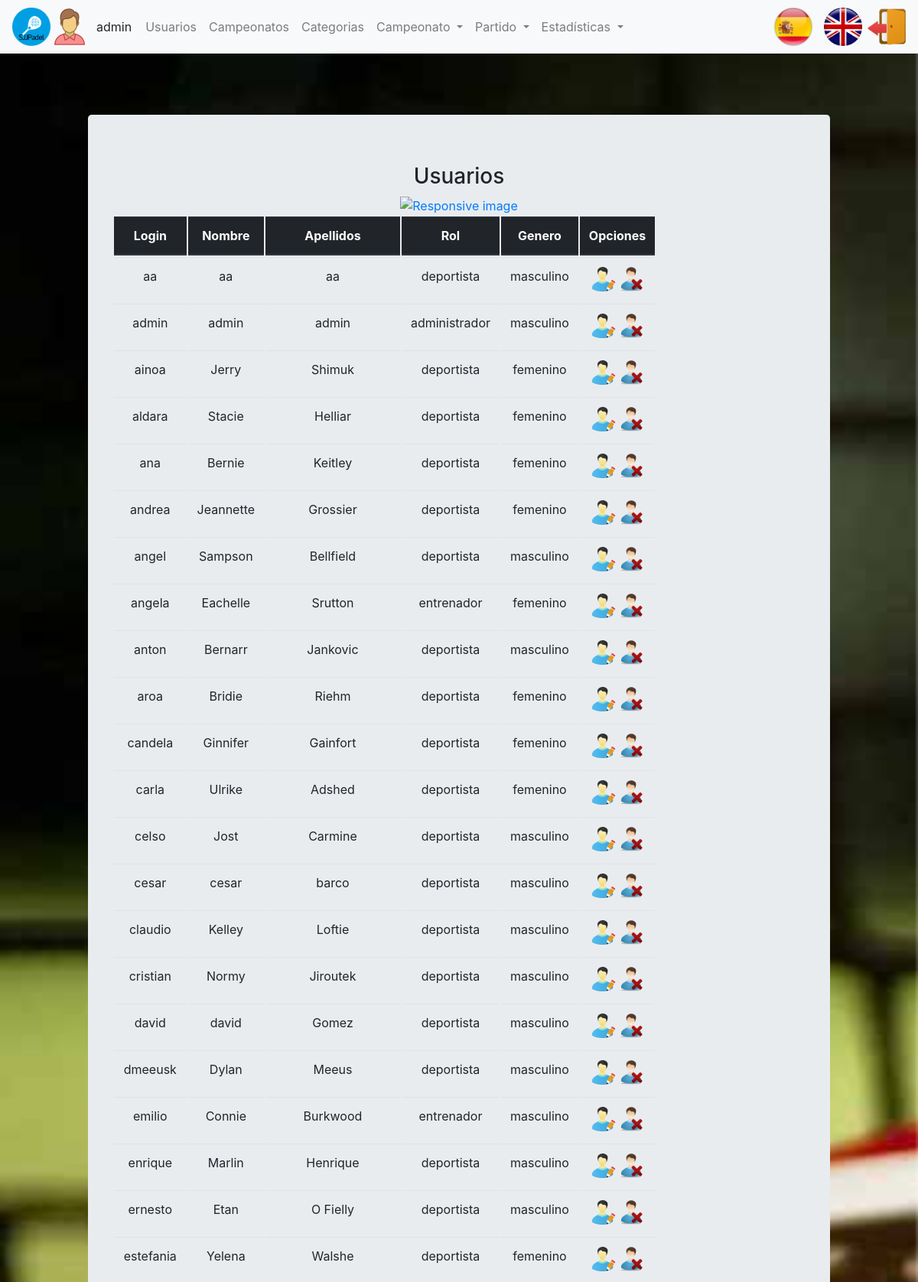
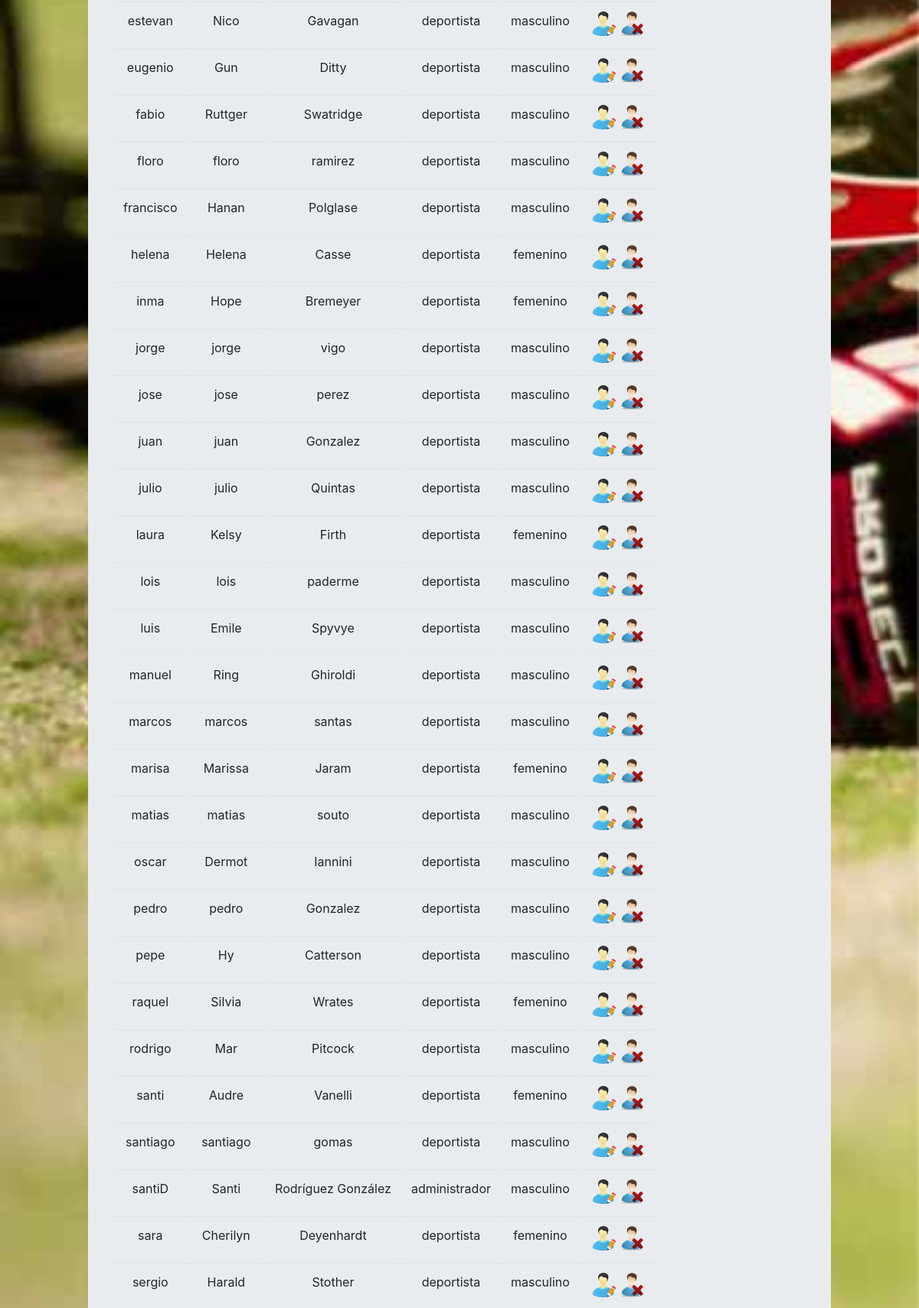
Page /index.php?controller=users&action=showall (signed in, upper part) on the earlier database version (2 pictures, top to bottom).
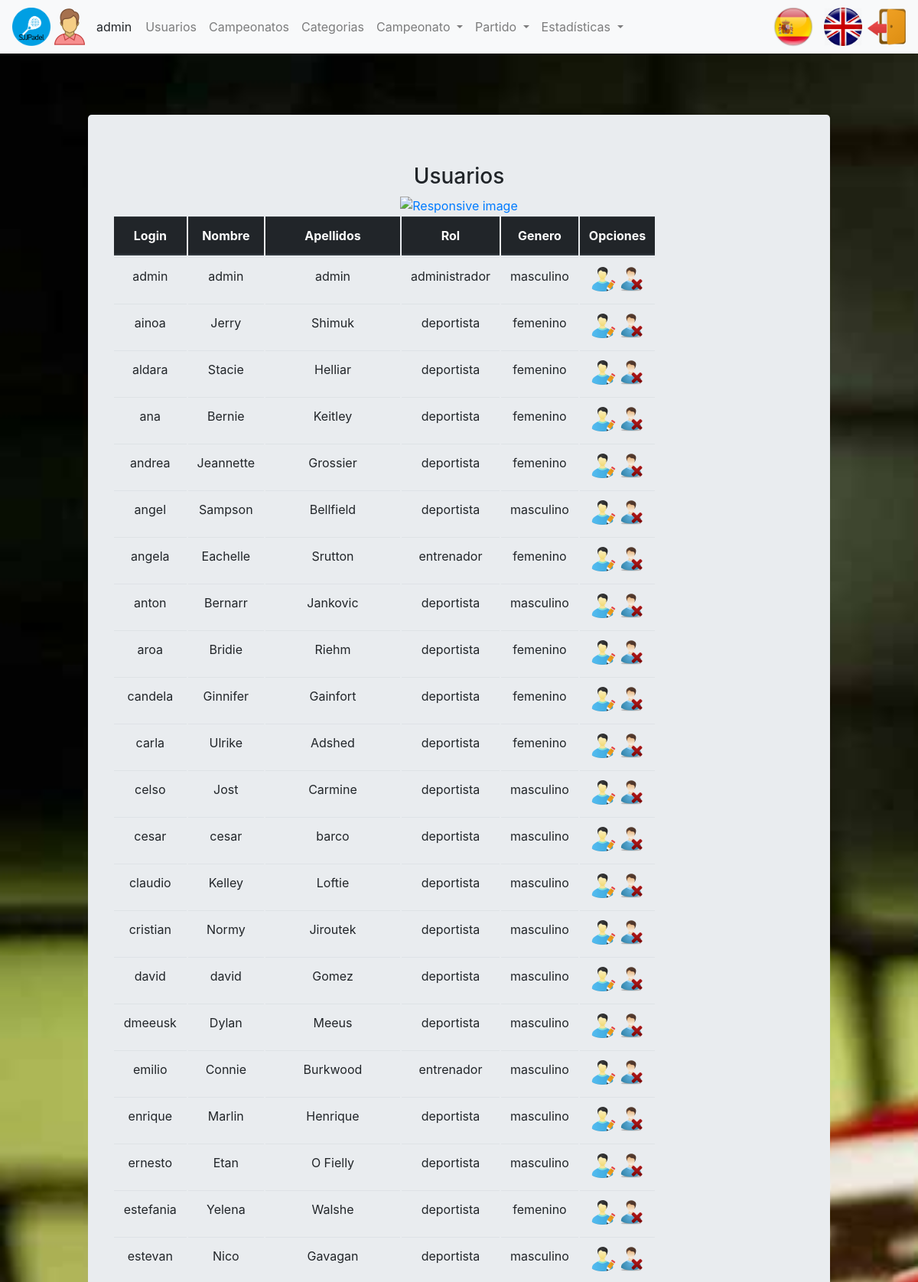
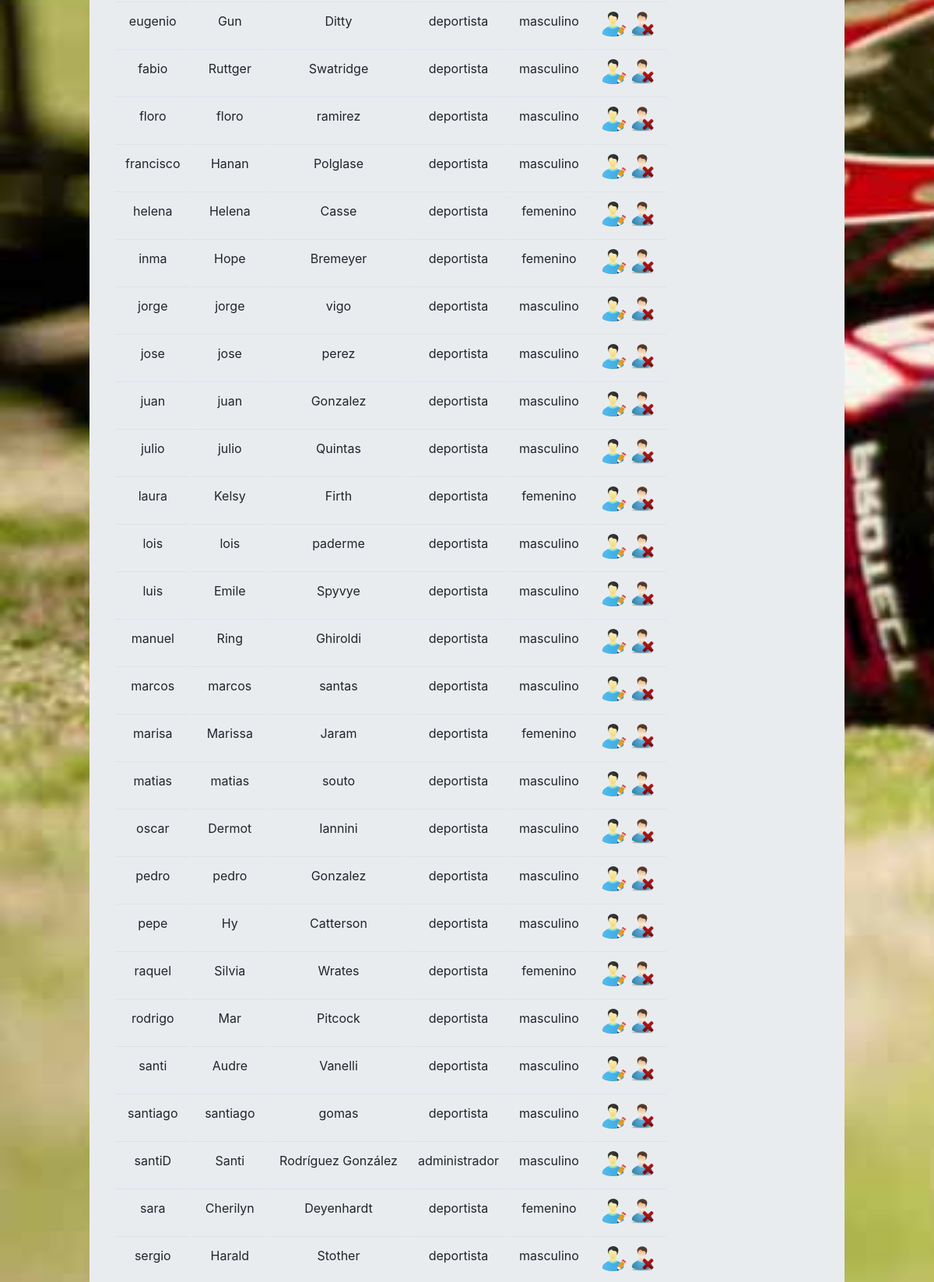
Same page on the later database version (2 pictures, top to bottom).
### tables this page shows
CREATE TABLE `usuario` (
  `login` varchar(20) NOT NULL,
  `nombre` varchar(20) NOT NULL,
  `apellidos` varchar(45) DEFAULT NULL,
  `pass` varchar(20) DEFAULT NULL,
  `rol` char(1) DEFAULT NULL,
  `genero` varchar(10) DEFAULT NULL
);

### core/ViewManager.php (called while the page is built, shortened)
<?php
class ViewManager
{
    private $fragmentContents = array();
    private $variables = array();
    private $currentFragment = self::DEFAULT_FRAGMENT;
    private $layout = "default";
    private function saveCurrentFragment()
    {
        $this->fragmentContents[$this->currentFragment] .= ob_get_contents();
    }
    public function moveToFragment($name)
    {
        $this->currentFragment = $name;
    }
    public function getFragment($fragment, $default = "")
    {
        if (! isset($this->fragmentContents[$fragment])) {
            return $default;
        }
        return $this->fragmentContents[$fragment];
    }
    public function setVariable($varname, $value, $flash = false)
    {
        $this->variables[$varname] = $value;
    }
    public function getVariable($varname, $default = NULL)
    {
        if (! isset($this->variables[$varname])) {
            return $default;
        }
        return $this->variables[$varname];
    }
    public function render($controller, $viewname)
    {
        include (__DIR__ . "/../view/$controller/$viewname.php");
        $this->renderLayout();
    }
    private function renderLayout()
    {
        include (__DIR__ . "/../view/layouts/" . $this->layout . ".php");
    }
    private static $viewmanager_singleton = NULL;
    public static function getInstance()
    {
        if (self::$viewmanager_singleton == null) {
            self::$viewmanager_singleton = new ViewManager();
        }
        return self::$viewmanager_singleton;
    }
}

### controller/UsersController.php (called while the page is built, shortened)
<?php
require_once (__DIR__ . "/../core/ViewManager.php");
require_once (__DIR__ . "/../core/I18n.php");
require_once (__DIR__ . "/../model/User.php");
require_once (__DIR__ . "/../model/UserMapper.php");
require_once (__DIR__ . "/../controller/BaseController.php");
class UsersController extends BaseController
{
    public function __construct()
    {
        parent::__construct();
    }
    public function showall()
    {
        $userMapper = new UserMapper();
        $usuarios = $userMapper->getUsuarios();
        $this->view->setVariable("usuarios", $usuarios);
        $this->view->render("users", "showall");
    }
}

### index.php (called while the page is built, shortened)
<?php
function run()
{
    try {
        $controller = loadController($_GET["controller"]);
        $actionName = $_GET["action"];
        $controller->$actionName();
    } catch (Exception $ex) {
        die("An exception occured!!!!!" . $ex->getMessage());
    }
}
function loadController($controllerName)
{
    return new $controllerClassName();
}
run();
?>

### core/I18n.php (called while the page is built, shortened)
<?php
class I18n
{
    private $messages;
    public function setLanguage($language)
    {
        $this->messages = $i18n_messages;
    }
    public function i18n($key)
    {
        if (isset($this->messages[$key])) {
            return $this->messages[$key];
        } else {
            return $key;
        }
    }
    private static $i18n_singleton = null;
    public static function getInstance()
    {
        if (self::$i18n_singleton == NULL) {
            self::$i18n_singleton = new I18n();
        }
        return self::$i18n_singleton;
    }
}
function i18n($key)
{
    return I18n::getInstance()->i18n($key);
}

### model/User.php (called while the page is built, shortened)
<?php
class User
{
    private $login;
    private $username;
    private $surname;
    private $rol;
    private $gender;
    public function __construct($login = NULL, $username = NULL, $surname = NULL, $pass = NULL, $rol = NULL, $gender = NULL)
    {
        $this->login = $login;
        $this->username = $username;
        $this->surname = $surname;
        $this->rol = $rol;
        $this->gender = $gender;
    }
    public function getLogin()
    {
        return $this->login;
    }
    public function getUsername()
    {
        return $this->username;
    }
    public function getSurname()
    {
        return $this->surname;
    }
    public function getRol()
    {
        return $this->rol;
    }
    public function getGender()
    {
        return $this->gender;
    }
}

### model/UserMapper.php (called while the page is built, shortened)
<?php
require_once (__DIR__ . "/../core/PDOConnection.php");
class UserMapper
{
    private $db;
    public function __construct()
    {
        $this->db = PDOConnection::getInstance();
    }
    public function getDatos($login)
    {
        $stmt = $this->db->prepare("SELECT * FROM usuario where login=?");
        $stmt->execute(array(
            $login
        ));
        $toret_db = $stmt->fetchAll(PDO::FETCH_ASSOC);
        $user = null;
        foreach ($toret_db as $datos) {
            $user = new User($datos['login'], $datos['nombre'], $datos['apellidos'], $datos['pass'], $datos['rol'], $datos['genero']);
        }
        return $user;
    }
    public function getUsuarios()
    {
        $stmt = $this->db->query("SELECT *
								  FROM   usuario");
        $toret_db = $stmt->fetchAll(PDO::FETCH_ASSOC);
        $users = array();
        foreach ($toret_db as $user) {
            array_push($users, new User($user['login'], $user['nombre'], $user['apellidos'], $user['pass'], $user['rol'], $user['genero']));
        }
        return $users;
    }
}

### core/PDOConnection.php (called while the page is built)
<?php
class PDOConnection
{
    private static $dbhost = "localhost";
    private static $dbname = "sjjpadel";
    private static $dbuser = "abp";
    private static $dbpass = "abp";
    private static $db_singleton = null;
    public static function getInstance()
    {
        if (self::$db_singleton == null) {
            self::$db_singleton = new PDO("mysql:host=" . self::$dbhost . ";dbname=" . self::$dbname . ";charset=utf8",
            self::$dbuser, self::$dbpass, array(
                PDO::ATTR_EMULATE_PREPARES => false,
                PDO::ATTR_ERRMODE => PDO::ERRMODE_EXCEPTION
            ));
        }
        return self::$db_singleton;
    }
}
?>

### controller/BaseController.php (called while the page is built, shortened)
<?php
require_once (__DIR__ . "/../core/ViewManager.php");
require_once (__DIR__ . "/../core/I18n.php");
require_once (__DIR__ . "/../model/User.php");
require_once (__DIR__ . "/../model/UserMapper.php");
class BaseController
{
    public function __construct()
    {
        if (isset($_SESSION["currentuser"])) {
            $userMapper = new UserMapper();
            $datosUser = $userMapper->getDatos($_SESSION["currentuser"]);
        }
    }
}

### view/users/showall.php (the view, shortened to what the changed rows need)
<?php
require_once (__DIR__ . "/../../core/ViewManager.php");
$view = ViewManager::getInstance();
$usuarios = $view->getVariable("usuarios");
$cabecera = array(
    "Login",
    "Name",
    "Surname",
    "Rol",
    "Gender"
);
?>
<table class="table table-responsive">
	<thead class="thead-dark">
		<tr>
      <?php foreach($cabecera as $valor) { ?>
        <th scope="col">
          <?php echo i18n($valor); ?>
        </th>
      <?php } ?>
      <th scope="col" colspan="2">
        <?= i18n("Options"); ?>
      </th>
		</tr>
	</thead>
	<tbody>
      <?php foreach($usuarios as $user) { ?>
        <tr>
			<td>
              <?php echo $user->getLogin() ; ?>
            </td>
			<td>
              <?php echo $user->getUsername() ; ?>
            </td>
			<td>
              <?php echo $user->getSurname() ; ?>
            </td>
			<td>
              <?php echo i18n($user->getRol()) ; ?>
            </td>
			<td>
              <?php echo i18n($user->getGender()) ; ?>
            </td>
			<td><a
				href="index.php?controller=users&amp;action=edit&amp;login=<?php echo $user->getLogin() ?>">
					<img src="images/editar.png" class="img-fluid"
					alt="Responsive image">
			</a> <a
				href="index.php?controller=users&amp;action=delete&amp;login=<?php echo $user->getLogin() ?>">
					<img src="images/eliminar.png" class="img-fluid"
					alt="Responsive image">
			</a></td>
		<tr>
      <?php } ?>
	</tbody>
</table>

### view/layouts/default.php (shortened to what the changed rows need)
<?php
$view = ViewManager::getInstance();
$currentuser = $view->getVariable("currentusername");
$currentGender = $view->getVariable("currentGender");
?>
<!DOCTYPE html>
<html lang="en">
<head>
<link rel="stylesheet"
	href="https://maxcdn.bootstrapcdn.com/bootstrap/4.0.0/css/bootstrap.min.css"
>
<link rel="stylesheet"
	href="https://use.fontawesome.com/releases/v5.5.0/css/all.css"
>
	<link rel="stylesheet" href="css/style.css" type="text/css">
</head>
<body>
	<div class="contenedor">
		<nav class="navbar navbar-expand-lg navbar-light bg-light">
			<img class="img-circle icono" src="images/icono.png">
		<?php if (isset($currentuser)): ?>
			<img class="icono" src="images/<?php echo $currentGender; ?>.png"> <span
				class="username">
				<?= sprintf(i18n("%s"), $currentuser) ?>
			</span>
		<?php endif ?>
			<div class="collapse navbar-collapse" id="navbarSupportedContent">
				<ul class="navbar-nav mr-auto">
				</ul>
			</div>
			<li class="nav-item">
			<?php include(__DIR__."/language_select_element.php"); ?>
		</li>
			<li class="nav-item">
			<?php if (isset($currentuser)): ?>
				<a href="index.php?controller=users&amp;action=logout"> <img
			</a>
				<?php endif ?>
			</li>
		</nav>
		<div class="container">
			<div class="jumbotron">
				<?= $view->getFragment(ViewManager::DEFAULT_FRAGMENT) ?>
			</div>
		</div>
	</div>
</body>
</html>

Differences in the rows shown:
removed usuario: login "aa", nombre "aa", apellidos "aa", rol "deportista", genero "masculino"
changed usuario "santi": genero "femenino" → "masculino"
